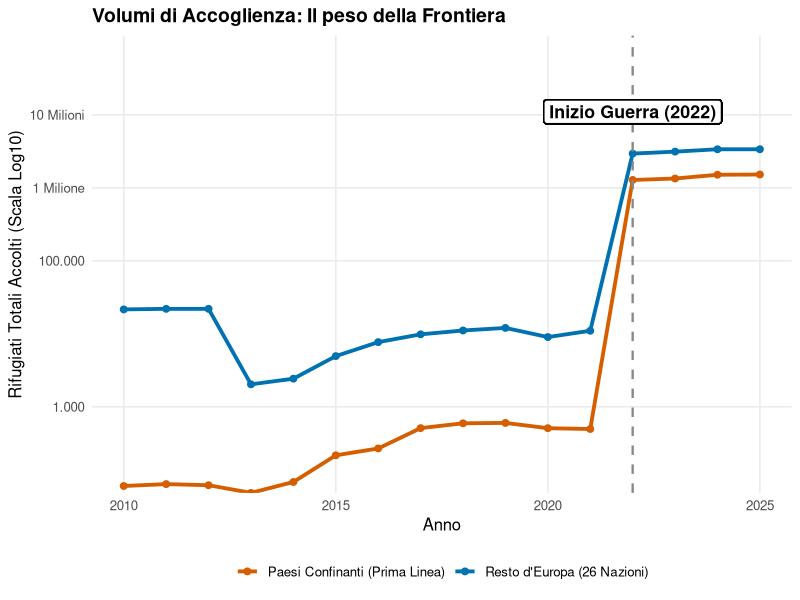
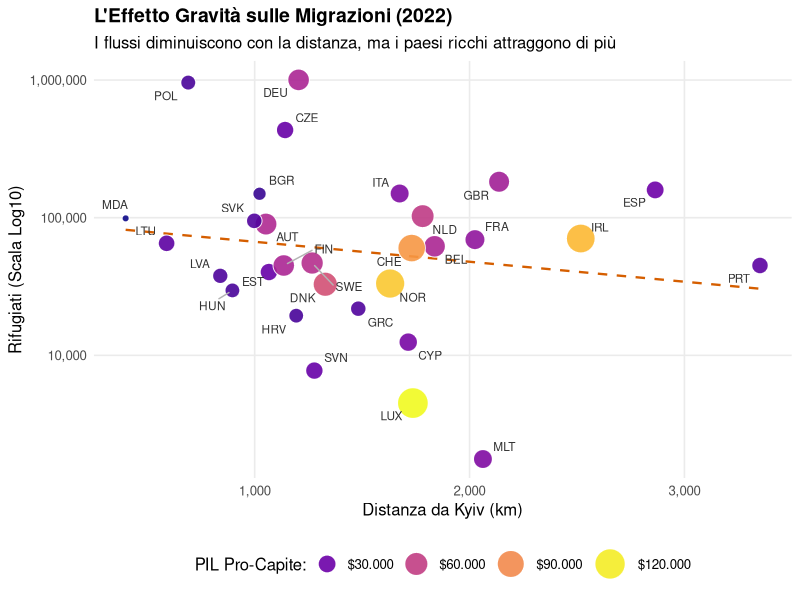
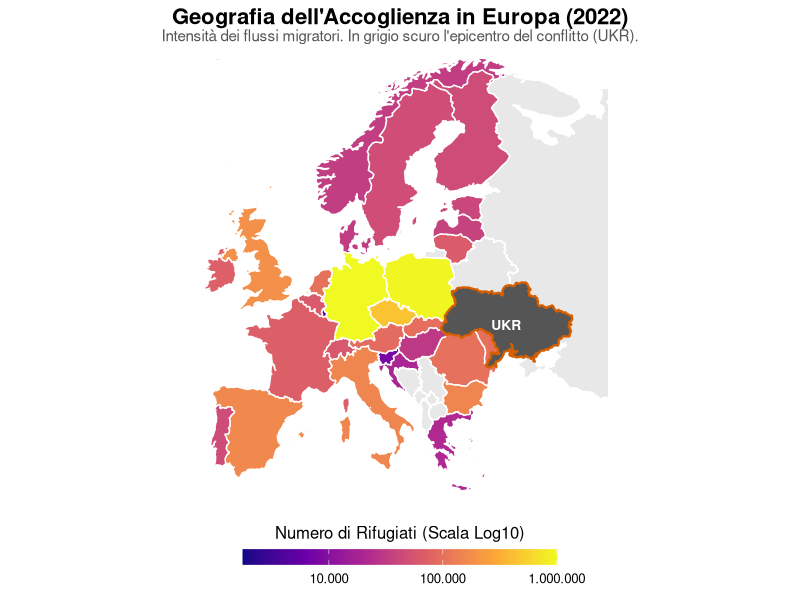
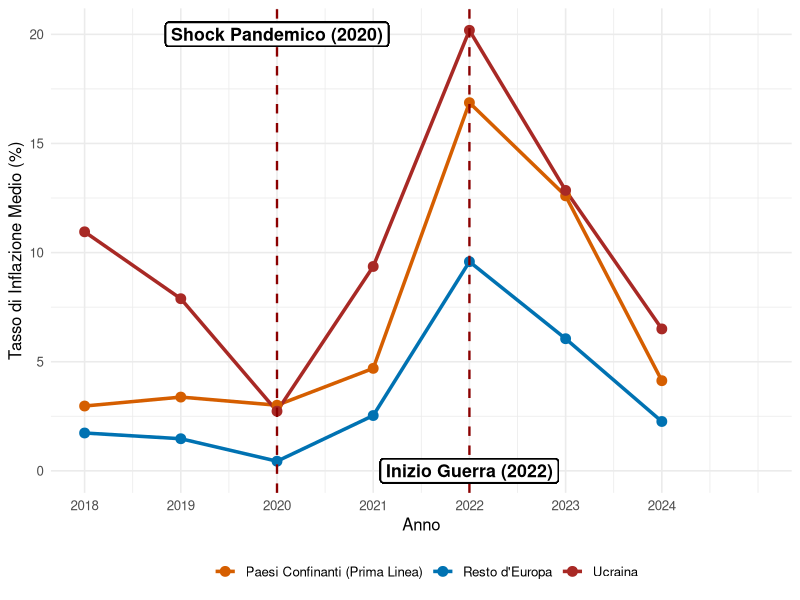
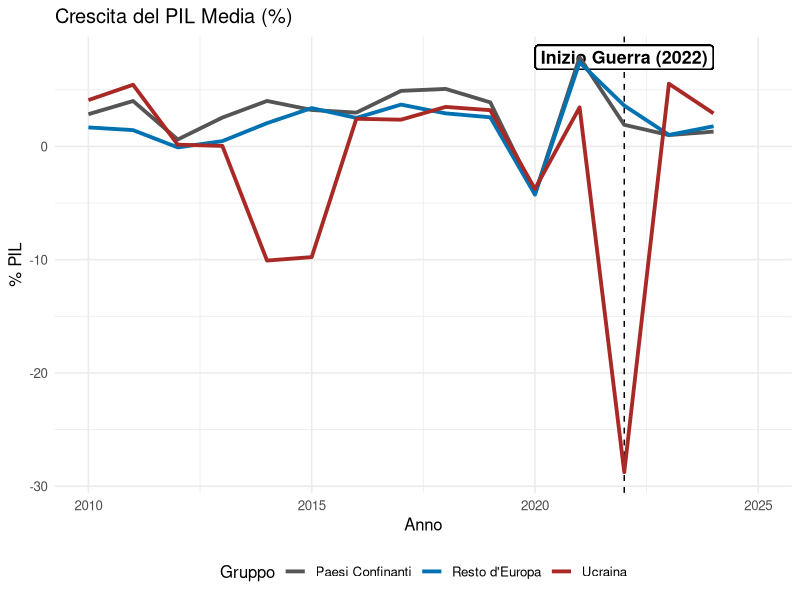

Recreate these plots in R, in order.
## ---- chunk 1
#| echo: false
#| message: false
#| warning: false
library(tidyverse)
library(knitr)
library(kableExtra)
library(here)

# Caricamento del dataset (Assicurati che il percorso sia corretto)
master_data <- read_csv(here("DATA/PROCESSED/master_dataset_ukraine.csv"))
df <- read_csv(here("DATA/PROCESSED/dataset_finale_integrato.csv"))
## ---- chunk 2
#| echo: false
#| message: false
#| warning: false

library(knitr)
library(kableExtra)
library(dplyr)

codebook_data <- data.frame(
  Categoria = c("Target (Y)", "Push (X1)", "Pull (X2)", "Friction (X3)", 
                "Macro Shock", "Macro Shock", "Controllo", "Controllo"),
  Variabile = c("Refugees", "Total_Fatalities", "GDP_per_capita", "Dist_km", 
                "crescita_pil", "inflazione", "Periodo", "Confine"),
  Descrizione = c("Flussi rifugiati ucraini", "Intensità conflitto (vittime)", 
                  "Ricchezza paese destinaz.", "Distanza lineare da Kyiv", 
                  "Variazione % PIL reale", "Variazione % prezzi",
                  "Fasi: 2010-13, 14-21, 22-24", "Dummy contiguità (1/0)"),
  Fonte = c("UNHCR", "ACLED", "World Bank", "CEPII", "World Bank", "World Bank", "-", "-")
)

kable(codebook_data, format = "latex", booktabs = TRUE) %>%
  kable_styling(
    latex_options = c("hold_position"),
    font_size = 6
  ) %>%
  column_spec(1, bold = TRUE)
## ---- chunk 3
#| echo: false
#| warning: false
#| message: false

library(tidyverse)
library(knitr)
library(kableExtra)

# Usiamo il dataset definitivo
# (Assicurati che 'df' o 'dataset_finale' sia caricato in memoria)
stats_by_year <- df %>%
  filter(Year >= 2018 & Year <= 2024) %>%
  group_by(Year) %>%
  summarise(
    Tot_Rif = sum(Refugees, na.rm = TRUE),
    Vittime = max(Total_Fatalities, na.rm = TRUE), # max perché è costante per anno
    Infl_Media = mean(inflazione, na.rm = TRUE)
  ) %>%
  mutate(across(where(is.numeric), ~round(., 1)))

# Tabella professionale con 4 colonne
kable(stats_by_year, format = "latex", booktabs = TRUE, 
      col.names = c("Anno", "Tot. Rifugiati", "Vittime Guerra", "Inflazione Media (%)")) %>%
  kable_styling(latex_options = c("striped", "hold_position"), font_size = 8) %>%
  # Evidenziamo la riga del 2022 (quarta riga se partiamo dal 2018)
  row_spec(5, bold = TRUE, background = "#F2F2F2")
## ---- chunk 4
#| echo: false
#| warning: false
#| message: false
#| fig-align: "center"
#| out-width: "85%"
#| fig-height: 4.2

library(tidyverse)
library(scales)
library(here)

# Carichiamo il dataset unico
df <- read_csv(here("DATA/PROCESSED/dataset_finale_integrato.csv"))

# Creiamo i gruppi e calcoliamo la SOMMA dei rifugiati
df_flussi <- df %>%
  filter(iso3 != "UKR") %>% # Escludiamo l'Ucraina (origine)
  mutate(Gruppo = if_else(iso3 %in% c("POL", "ROU", "SVK", "HUN", "MDA"), 
                          "Paesi Confinanti (Prima Linea)", 
                          "Resto d'Europa (26 Nazioni)")) %>%
  group_by(Year, Gruppo) %>%
  summarise(Totale_Rifugiati = sum(Refugees, na.rm = TRUE), .groups = "drop")

# Creiamo il grafico
ggplot(df_flussi, aes(x = Year, y = Totale_Rifugiati + 1, color = Gruppo)) +
  geom_line(linewidth = 1.3) +
  geom_point(size = 2) +
  
  # Linea dell'invasione
  geom_vline(xintercept = 2022, linetype = "dashed", color = "#888888", linewidth = 0.8) +
  geom_label(aes(x = 2022, y = 11000000, label = "Inizio Guerra (2022)"),
             size = 4.5, color = "black", fontface = "bold", fill = "white", label.size = 0.5) +
  
  # Scala Logaritmica
  scale_y_log10(
    breaks = c(1, 1000, 100000, 1000000, 10000000),
    labels = c("0", "1.000", "100.000", "1 Milione", "10 Milioni"),
    expand = expansion(mult = c(0, 0.2)) 
  ) +
  
  # Colori coordinati con l'analisi macroeconomica successiva
  scale_color_manual(values = c(
    "Paesi Confinanti (Prima Linea)" = "#D55E00", 
    "Resto d'Europa (26 Nazioni)" = "#0072B2"
  )) +
  
  theme_minimal(base_size = 12) +
  theme(
    legend.position = "bottom",
    legend.title = element_blank(), 
    plot.title = element_text(face = "bold", size = 14),
    panel.grid.minor = element_blank()
  ) +
  labs(
    title = "Volumi di Accoglienza: Il peso della Frontiera",
    x = "Anno",
    y = "Rifugiati Totali Accolti (Scala Log10)"
  )
## ---- chunk 5
#| fig-pos: "H"
#| fig-width: 8
#| fig-height: 5
#| out-width: "100%"
#| warning: false
#| message: false

library(ggplot2)
library(scales)
library(ggrepel)
library(dplyr)
library(tidyr) # Ci serve per la funzione drop_na()

master_data %>%
  # 1. Pulizia: Togliamo chi ha 0 rifugiati (evita log di 0) 
  filter(Year == 2022, Refugees > 0) %>%
  # E togliamo eventuali righe con dati mancanti per evitare i Warning
  drop_na(Dist_km, GDP_per_capita, Refugees) %>%
  
  ggplot(aes(x = Dist_km, y = Refugees)) +
  
  geom_smooth(method = "lm", se = FALSE, color = "#D55E00", linetype = "dashed", linewidth = 0.8) +
  
  # 2. Doppio mapping: Size E Fill dipendono entrambi dal PIL pro-capite
  geom_point(aes(size = GDP_per_capita, fill = GDP_per_capita), 
             shape = 21, color = "white", alpha = 0.9) +
  
  geom_text_repel(aes(label = iso3), 
                  size = 3, color = "#333333",
                  box.padding = 0.4, point.padding = 0.3, segment.color = "grey70") +
  
  # Formattazione assi pulita
  scale_y_log10(labels = comma) +
  scale_x_continuous(labels = comma) +
  
  # 3. Risoluzione errori formato numeri e unione legende
  # Diamo a entrambe le scale lo STESSO nome così R le unisce in una sola legenda
  scale_size_continuous(name = "PIL Pro-Capite:", 
                        range = c(2, 10), 
                        labels = dollar_format(prefix = "$", big.mark = ".", decimal.mark = ",")) +
  
  scale_fill_viridis_c(name = "PIL Pro-Capite:", 
                       option = "plasma", # Palette che va dal viola scuro al giallo chiaro
                       labels = dollar_format(prefix = "$", big.mark = ".", decimal.mark = ",")) +
  
  # Forziamo la legenda a combinare dimensione e colore nei pallini in basso
  guides(fill = guide_legend(), size = guide_legend()) +
  
  theme_minimal(base_size = 12) +
  theme(
    legend.position = "bottom",
    plot.title = element_text(face = "bold", size = 14),
    panel.grid.minor = element_blank()
  ) +
  labs(
    title = "L'Effetto Gravità sulle Migrazioni (2022)",
    subtitle = "I flussi diminuiscono con la distanza, ma i paesi ricchi attraggono di più",
    x = "Distanza da Kyiv (km)", 
    y = "Rifugiati (Scala Log10)"
  )
## ---- chunk 6
#| fig-pos: "H"
#| fig-width: 8
#| fig-height: 7
#| out-width: "100%"
#| message: false
#| warning: false

library(ggplot2)
library(sf)
library(rnaturalearth)
library(rnaturalearthdata)
library(dplyr)
library(scales)

# 1. Scarichiamo i confini dell'Europa
europe <- ne_countries(scale = "medium", returnclass = "sf", continent = "Europe")

# 2. Filtriamo i nostri dati per il 2022
map_data_2022 <- master_data %>% filter(Year == 2022)

# 3. Uniamo usando adm0_a3 (molto più affidabile di iso_a3 per i confini)
europe_data <- europe %>% 
  left_join(map_data_2022, by = c("adm0_a3" = "iso3"))

# 4. Disegniamo la mappa
ggplot(data = europe_data) +
  # Livello 1: Sfondo per tutti i paesi europei (grigio chiaro)
  geom_sf(fill = "#E8E8E8", color = "white", linewidth = 0.4) +
  
  # Livello 2: Coloriamo solo i paesi del nostro dataset con i rifugiati
  geom_sf(aes(fill = Refugees), color = "white", linewidth = 0.5) +
  
  # Livello 3: Evidenziamo l'Ucraina come "Epicentro" (grigio scuro, bordo rosso)
  geom_sf(data = europe_data %>% filter(adm0_a3 == "UKR"),
          fill = "#555555", color = "#D55E00", linewidth = 0.8) +
  geom_sf_text(data = europe_data %>% filter(adm0_a3 == "UKR"),
               aes(label = "UKR"), color = "white", size = 3.5, fontface = "bold") +
  
  # Inquadratura allargata per includere Portogallo, Scandinavia e Cipro
  coord_sf(xlim = c(-12, 45), ylim = c(34, 71), expand = FALSE) +
  
  # Scala colori "Plasma" con legenda orizzontale formattata
  scale_fill_viridis_c(
    option = "plasma", 
    trans = "log10", 
    labels = comma_format(big.mark = ".", decimal.mark = ","),
    na.value = "transparent", # Lascia trasparire lo sfondo grigio
    name = "Numero di Rifugiati (Scala Log10)",
    guide = guide_colorbar(
      direction = "horizontal",
      barheight = unit(4, "mm"),
      barwidth = unit(80, "mm"),
      title.position = "top",
      title.hjust = 0.5
    )
  ) +
  
  # Tema mappa pulito
  theme_void(base_size = 12) +
  theme(
    legend.position = "bottom",
    legend.margin = margin(t = 10, b = 10),
    plot.title = element_text(face = "bold", size = 16, hjust = 0.5),
    plot.subtitle = element_text(size = 11, hjust = 0.5, color = "#555555", margin = margin(b = 10)),
  ) +
  labs(
    title = "Geografia dell'Accoglienza in Europa (2022)",
    subtitle = "Intensità dei flussi migratori. In grigio scuro l'epicentro del conflitto (UKR)."
  )
## ---- chunk 7
#| echo: false
#| warning: false
#| message: false
#| fig-align: "center"
#| out-width: "85%"
#| fig-width: 8
#| fig-height: 4.2

library(tidyverse)
library(here)

df <- read_csv(here("DATA/PROCESSED/dataset_finale_integrato.csv"))

# Calcoliamo la media dell'inflazione per i TRE gruppi (inclusa Ucraina)
df_inflazione <- df %>%
  filter(Year >= 2018) %>%
  mutate(Gruppo = case_when(
    iso3 == "UKR" ~ "Ucraina",
    iso3 %in% c("POL", "ROU", "SVK", "HUN", "MDA") ~ "Paesi Confinanti (Prima Linea)", 
    TRUE ~ "Resto d'Europa"
  )) %>%
  group_by(Year, Gruppo) %>%
  summarise(Media_Inflazione = mean(inflazione, na.rm = TRUE), .groups = 'drop')

# Creiamo il grafico
ggplot(df_inflazione, aes(x = Year, y = Media_Inflazione, color = Gruppo)) +
  geom_line(linewidth = 1.2) +
  geom_point(size = 3) +
  geom_vline(xintercept = 2022, linetype = "dashed", color = "darkred", linewidth = 0.8) +
  geom_vline(xintercept = 2020, linetype = "dashed", color = "darkred", linewidth = 0.8) +
    geom_label(
    aes(x = 2022, y = 0), label = "Inizio Guerra (2022)", na.rm = TRUE,
    size = 4.5, color = "black", fontface = "bold", fill = "white", label.size = 0.5,
    inherit.aes = FALSE
  ) + 
  geom_label(
    aes(x = 2020, y = 20), label = "Shock Pandemico (2020)", na.rm = TRUE,
    size = 4.5, color = "black", fontface = "bold", fill = "white", label.size = 0.5,
    inherit.aes = FALSE
  ) +
  scale_color_manual(values = c(
    "Ucraina" = "#A82925",                           # Rosso scuro (Epicentro)
    "Paesi Confinanti (Prima Linea)" = "#D55E00",    # Arancione (Frontiera)
    "Resto d'Europa" = "#0072B2"                     # Blu (Periferia/Resto)
  )) +
  scale_x_continuous(breaks = 2018:2024) +
  labs(
    y = "Tasso di Inflazione Medio (%)",
    x = "Anno",
    color = ""
  ) +
  theme_minimal(base_size = 12) +
  theme(legend.position = "bottom")
## ---- chunk 8
#| echo: false
#| message: false
#| warning: false

library(tidyverse)
library(here)

# Carichiamo il dataset unico
df <- read_csv(here("DATA/PROCESSED/dataset_finale_integrato.csv"))

# Creiamo le categorie per il confronto
df_groups <- df %>%
  mutate(Gruppo = case_when(
    iso3 == "UKR" ~ "Ucraina",
    iso3 %in% c("POL", "ROU", "SVK", "HUN", "MDA") ~ "Paesi Confinanti",
    TRUE ~ "Resto d'Europa"
  )) %>%
  # Calcoliamo le medie per gruppo per ogni anno
  group_by(Year, Gruppo, periodo) %>%
  summarise(
    crescita_pil = mean(crescita_pil, na.rm = TRUE),
    inflazione = mean(inflazione, na.rm = TRUE),
    .groups = "drop"
  )
## ---- chunk 9
ggplot(df_groups, aes(x = Year, y = crescita_pil, color = Gruppo)) +
  geom_vline(xintercept = 2022, linetype = "dashed", color = "black") + 
  geom_label(aes(x = 2022, y = max(df_groups$crescita_pil, na.rm = TRUE), label = "Inizio Guerra (2022)"),
             size = 4.5, color = "black", fontface = "bold", fill = "white", label.size = 0.5) +
  geom_line(linewidth = 1.3) +
  scale_color_manual(values = c(
    "Ucraina" = "#A82925",          # Rosso Unibo
    "Paesi Confinanti" = "#555555", # Grigio scuro
    "Resto d'Europa" = "#0072B2"    # Blu accademico
  )) +
  theme_minimal(base_size = 12) +
  labs(title = "Crescita del PIL Media (%)", x = "Anno", y = "% PIL") +
  theme(legend.position = "bottom")
## ---- chunk 10
#| echo: false
#| message: false
#| warning: false

library(tidyverse)
library(knitr)
library(kableExtra)

# Prepariamo i dati filtrando i periodi di interesse
df_stats <- df %>%
  filter(periodo %in% c("Pre-guerra", "Post-guerra")) %>%
  mutate(Gruppo = case_when(
    iso3 == "UKR" ~ "UKR",
    iso3 %in% c("POL", "ROU", "SVK", "HUN", "MDA") ~ "Conf.",
    TRUE ~ "Resto"
  )) %>%
  group_by(Gruppo, periodo) %>%
  summarise(
    Media = mean(crescita_pil, na.rm = TRUE),
    SD = sd(crescita_pil, na.rm = TRUE),
    Min = min(crescita_pil, na.rm = TRUE),
    Max = max(crescita_pil, na.rm = TRUE),
    .groups = "drop"
  )

kable(df_stats, format = "latex", booktabs = TRUE, digits = 1) %>%
  kable_styling(latex_options = c("striped", "scale_down"), font_size = 6) %>%
  column_spec(3, bold = TRUE, color = ifelse(df_stats$Media < 0, "red", "black"))
## ---- chunk 11
#| echo: false
#| message: false
#| warning: false

df_stats_infl <- df %>%
  filter(periodo %in% c("Pre-guerra", "Post-guerra")) %>%
  mutate(Gruppo = case_when(
    iso3 == "UKR" ~ "UKR",
    iso3 %in% c("POL", "ROU", "SVK", "HUN", "MDA") ~ "Conf.",
    TRUE ~ "Resto"
  )) %>%
  group_by(Gruppo, periodo) %>%
  summarise(
    Media = mean(inflazione, na.rm = TRUE),
    SD = sd(inflazione, na.rm = TRUE),
    Min = min(inflazione, na.rm = TRUE),
    Max = max(inflazione, na.rm = TRUE),
    .groups = "drop"
  )

kable(df_stats_infl, format = "latex", booktabs = TRUE, digits = 1) %>%
  kable_styling(latex_options = c("striped", "scale_down"), font_size = 6)
## ---- chunk 12
#| echo: false
#| message: false
#| warning: false

library(knitr)
library(kableExtra)

# Creiamo il dataframe con le specifiche del modello
variabili_df <- data.frame(
  Variabile = c("$Y_{it}$", "$R_{it}$", "$C_i$", "$T_t$", "$C_i \\times T_t$", 
                "$R_{it} \\times T_t$", "$INF_{it}$", "$FAT_{it}$", "$\\epsilon_{it}$"),
  Descrizione = c("PIL pro capite (USD correnti)", "Numero rifugiati ucraini", 
                  "Dummy paesi confinanti (1/0)", "Dummy post-guerra ($t \\ge 2022$)", 
                  "Interazione: confinanza $\\times$ post", "Interazione: rifugiati $\\times$ post", 
                  "Tasso di inflazione (\\%)", "Vittime totali di conflitto", "Termine di errore"),
  Tipo = c("Continua", "Continua", "Dummy", "Dummy", "Interazione", 
           "Interazione", "Continua", "Continua", "-"),
  Fonte = c("World Bank", "UNHCR", "-", "-", "-", "-", "World Bank", "ACLED", "-")
)

# Generiamo la tabella compatta
kable(variabili_df, format = "latex", booktabs = TRUE, escape = FALSE, align = "clcc") %>%
  kable_styling(latex_options = c("striped", "scale_down"), font_size = 7) %>%
  row_spec(0, bold = TRUE)
